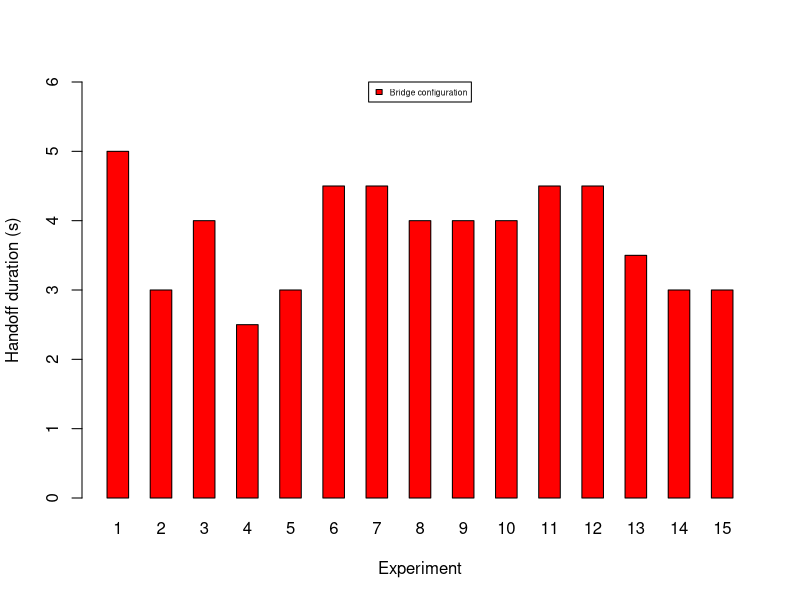

Source code (R):
#gaps_br<-c(7, 7.5, 7.5, 4.5, 9)
gaps_flow<-c(5, 3, 4, 2.5, 3, 4.5, 4.5, 4, 4, 4, 4.5, 4.5, 3.5, 3, 3)
#gaps<-rbind(gaps_br, gaps_flow)
gaps<-rbind(gaps_flow)
pdf(file="/home/prithvirajhi/new_thesis/Thesis/new_script/R/Bridgeduration.pdf", width=8, height=3.25)
barplot(gaps, xlab="Experiment", ylab="Handoff duration (s)", col=c("red"), beside=TRUE, ylim=c(0, 6), names.arg=c("1", "2", "3", "4", "5", "6", "7", "8", "9", "10", "11", "12", "13", "14", "15"), legend.text=c("Bridge configuration"), args.legend=list(x="top", cex=0.5))
dev.off()
